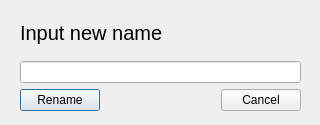
<?xml version="1.0" encoding="UTF-8"?>
<ui version="4.0">
 <class>renameDialog</class>
 <widget class="QDialog" name="renameDialog">
  <property name="geometry">
   <rect>
    <x>0</x>
    <y>0</y>
    <width>320</width>
    <height>125</height>
   </rect>
  </property>
  <property name="windowTitle">
   <string>Rename</string>
  </property>
  <widget class="QWidget" name="layoutWidget">
   <property name="geometry">
    <rect>
     <x>20</x>
     <y>10</y>
     <width>281</width>
     <height>101</height>
    </rect>
   </property>
   <layout class="QVBoxLayout" name="verticalLayout">
    <item>
     <widget class="QLabel" name="labelRenameDialog">
      <property name="font">
       <font>
        <pointsize>15</pointsize>
       </font>
      </property>
      <property name="text">
       <string>Input new name</string>
      </property>
     </widget>
    </item>
    <item>
     <widget class="QLineEdit" name="lineEdit_newNameDialog"/>
    </item>
    <item>
     <layout class="QHBoxLayout" name="horizontalLayout">
      <item>
       <widget class="QPushButton" name="renameButton">
        <property name="text">
         <string>Rename</string>
        </property>
       </widget>
      </item>
      <item>
       <spacer name="horizontalSpacer">
        <property name="orientation">
         <enum>Qt::Horizontal</enum>
        </property>
        <property name="sizeHint" stdset="0">
         <size>
          <width>40</width>
          <height>20</height>
         </size>
        </property>
       </spacer>
      </item>
      <item>
       <widget class="QPushButton" name="cancelButton_RenameDialog">
        <property name="text">
         <string>Cancel</string>
        </property>
       </widget>
      </item>
     </layout>
    </item>
   </layout>
  </widget>
 </widget>
 <resources/>
 <connections/>
</ui>
